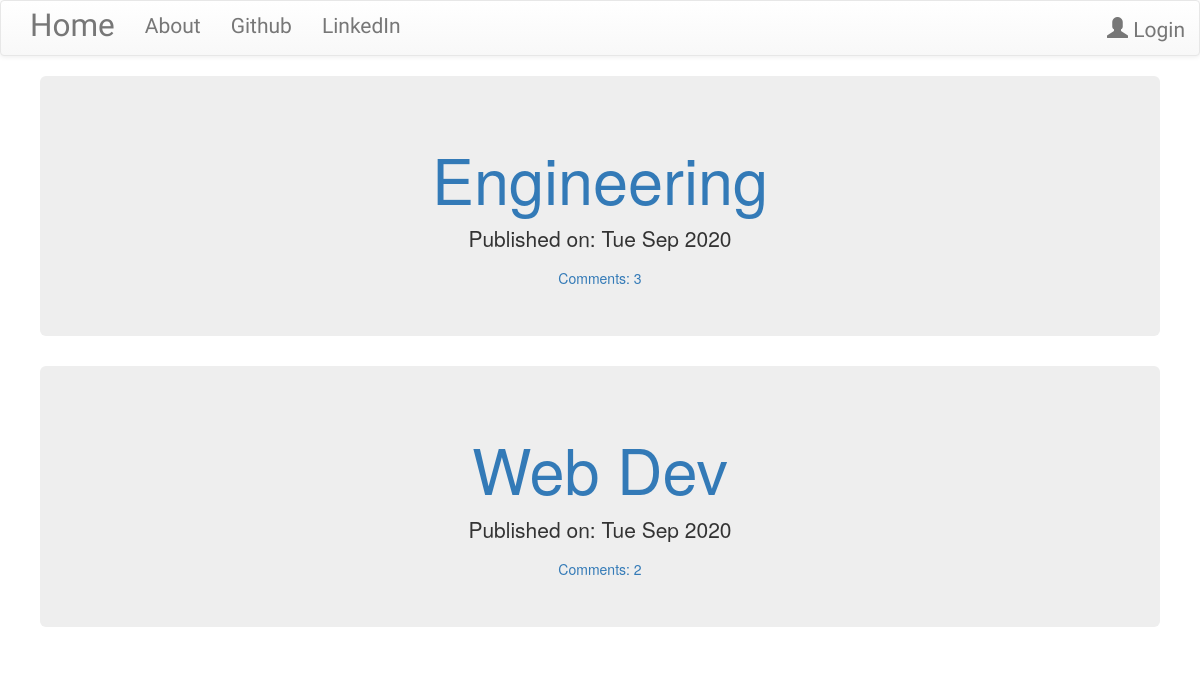
The page / on the database its author committed.
### blog/models.py (models this page shows, shortened)
class Post(models.Model):
    author = models.ForeignKey('auth.User')
    title = models.CharField(max_length=200)
    text = models.TextField()
    created_date = models.DateTimeField(default=timezone.now)
    published_date = models.DateTimeField(blank=True,null=True)
    def approve_comments(self):
        return self.comments.filter(approved_comment=True)

### blog/views.py (the view)
# urls.py: url(r'^$',views.PostListView.as_view(),name='post_list'),
class PostListView(ListView):
    model = Post
    def get_queryset(self):
        return Post.objects.filter(published_date__lte=timezone.now()).order_by('-published_date')

### blog/templates/blog/post_list.html
<!DOCTYPE html>
{% extends 'blog/base.html' %}
{%block content%}
 <div class="centerstage">
        {% for post in post_list %}
        <div class="jumbotron">
            <div class="container">
            <h1><a href="{% url 'post_detail' pk=post.pk %}">{{ post.title }}</a></h1>
            <div class="date">
                <p>Published on: {{post.published_date|date:'D M Y'}}</p>
            </div>
            <a href="{% url 'post_detail' pk=post.pk %}">Comments: {{post.approve_comments.count}}</a>
            </div>
        </div>
        {% endfor %}
    </div>
{% endblock %}

### blog/static/css/blog.css (style rules this page uses)
h1 { color: orange; }
.centerstage { text-align:center; margin: auto; width: 100%; padding: 10px; }

### rows shown on the page
Post: title "Engineering", published_date "Tue Sep 2020", approve_comments.count "3"
Post: title "Web Dev", published_date "Tue Sep 2020", approve_comments.count "2"
